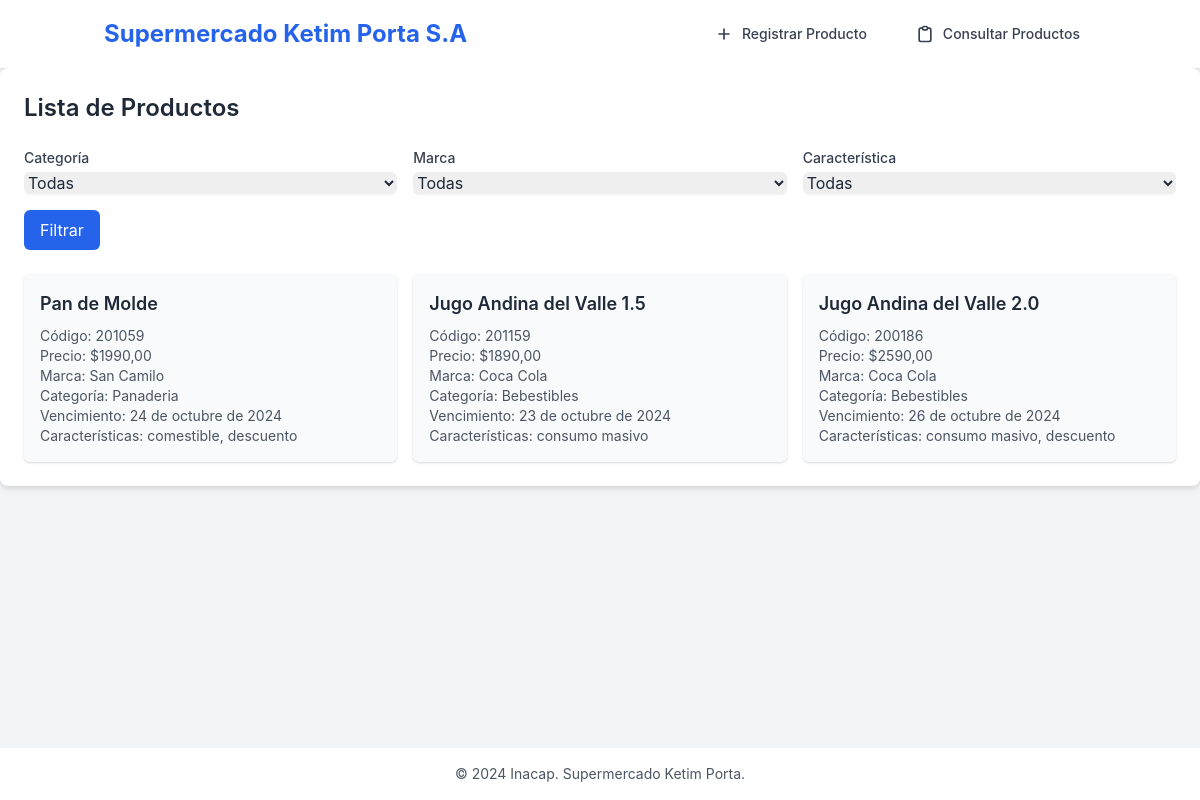
Page /consulta/ (signed in) on the committed database.
### productos/models.py (models this page shows, shortened)
class Producto(models.Model):
    codigo = models.CharField(max_length=50, unique=True)
    nombre = models.CharField(max_length=100)
    precio = models.DecimalField(max_digits=10, decimal_places=2, default=0.00)
    marca = models.ForeignKey(Marca, on_delete=models.CASCADE)
    categoria = models.ForeignKey(Categoria, on_delete=models.SET_NULL, null=True)
    caracteristicas = models.ManyToManyField(Caracteristica)
    fecha_vencimiento = models.DateField()

class Marca(models.Model):
    nombre = models.CharField(max_length=100, unique=True)
    def __str__(self):
        return self.nombre

class Categoria(models.Model):
    nombre = models.CharField(max_length=100, unique=True)
    def __str__(self):
        return self.nombre

class Caracteristica(models.Model):
    nombre = models.CharField(max_length=100, unique=True)

### productos/views.py (the view)
# urls.py: path('consulta/', views.consulta_productos, name='consulta_productos'),
@login_required
def consulta_productos(request):
    productos = Producto.objects.all()
    categorias = Categoria.objects.all()
    marcas = Marca.objects.all()
    caracteristicas = Caracteristica.objects.all()
    categoria = request.GET.get('categoria')
    marca = request.GET.get('marca')
    caracteristica = request.GET.get('caracteristica')
    if categoria:
        productos = productos.filter(categoria__id=categoria)
    if marca:
        productos = productos.filter(marca__id=marca)
    if caracteristica:
        productos = productos.filter(caracteristicas__id=caracteristica)
    context = {
        'productos': productos,
        'categorias': categorias,
        'marcas': marcas,
        'caracteristicas': caracteristicas,
    }
    return render(request, 'consulta.html', context)

### templates/consulta.html (shortened to what this page needs)
{% extends 'base.html' %}
{% block content %}
<section class="bg-white dark:bg-gray-800 rounded-lg shadow-md p-6">
    <h2 class="text-2xl font-semibold mb-6 flex items-center">Lista de Productos</h2>
    <form method="get" class="mb-6">
        <div class="grid grid-cols-1 md:grid-cols-3 gap-4">
            <div>
                <label for="categoria" class="block text-sm font-medium text-gray-700 dark:text-gray-300">Categoría</label>
                <select name="categoria" id="categoria" class="mt-1 block w-full rounded-md border-gray-300 shadow-sm focus:border-indigo-300 focus:ring focus:ring-indigo-200 focus:ring-opacity-50">
                    <option value="">Todas</option>
                </select>
            </div>
            <div>
                <label for="marca" class="block text-sm font-medium text-gray-700 dark:text-gray-300">Marca</label>
                <select name="marca" id="marca" class="mt-1 block w-full rounded-md border-gray-300 shadow-sm focus:border-indigo-300 focus:ring focus:ring-indigo-200 focus:ring-opacity-50">
                    <option value="">Todas</option>
                </select>
            </div>
            <div>
                <label for="caracteristica" class="block text-sm font-medium text-gray-700 dark:text-gray-300">Característica</label>
                <select name="caracteristica" id="caracteristica" class="mt-1 block w-full rounded-md border-gray-300 shadow-sm focus:border-indigo-300 focus:ring focus:ring-indigo-200 focus:ring-opacity-50">
                    <option value="">Todas</option>
                </select>
            </div>
        </div>
        <button type="submit" class="mt-4 px-4 py-2 bg-blue-600 text-white rounded-md hover:bg-blue-700 focus:outline-none focus:ring-2 focus:ring-blue-500 focus:ring-offset-2">Filtrar</button>
    </form>
    {% if productos %}
        <div class="grid grid-cols-1 md:grid-cols-2 lg:grid-cols-3 gap-4">
            {% for producto in productos %}
                <div class="bg-gray-50 dark:bg-gray-700 p-4 rounded-md shadow transition duration-300 ease-in-out transform hover:scale-105">
                    <h3 class="font-semibold text-lg mb-2">{{ producto.nombre }}</h3>
                    <p class="text-sm text-gray-600 dark:text-gray-300">Código: {{ producto.codigo }}</p>
                    <p class="text-sm text-gray-600 dark:text-gray-300">Precio: ${{ producto.precio }}</p>
                    <p class="text-sm text-gray-600 dark:text-gray-300">Marca: {{ producto.marca }}</p>
                    <p class="text-sm text-gray-600 dark:text-gray-300">Categoría: {{ producto.categoria }}</p>
                    <p class="text-sm text-gray-600 dark:text-gray-300">Vencimiento: {{ producto.fecha_vencimiento }}</p>
                    <p class="text-sm text-gray-600 dark:text-gray-300">Características:
                        {% for caracteristica in producto.caracteristicas.all %}
                            {{ caracteristica.nombre }}{% if not forloop.last %}, {% endif %}
                        {% endfor %}
                    </p>
                </div>
            {% endfor %}
        </div>
    {% else %}
        <p class="text-center text-gray-600 dark:text-gray-400 bg-gray-100 dark:bg-gray-700 p-4 rounded-md">No hay productos registrados.</p>
    {% endif %}
</section>
{% endblock %}

### static/css/styles.css (style rules this page uses)
body { font-family: 'Inter', sans-serif; }

### rows in the picture
Producto: nombre "Pan de Molde", codigo "201059", precio "1990,00", marca "San Camilo", categoria "Panaderia", fecha_vencimiento "24 de octubre de 2024"
Caracteristica: nombre "comestible"
Caracteristica: nombre "descuento"
Producto: nombre "Jugo Andina del Valle 1.5", codigo "201159", precio "1890,00", marca "Coca Cola", categoria "Bebestibles", fecha_vencimiento "23 de octubre de 2024"
Caracteristica: nombre "consumo masivo"
Producto: nombre "Jugo Andina del Valle 2.0", codigo "200186", precio "2590,00", marca "Coca Cola", categoria "Bebestibles", fecha_vencimiento "26 de octubre de 2024"
